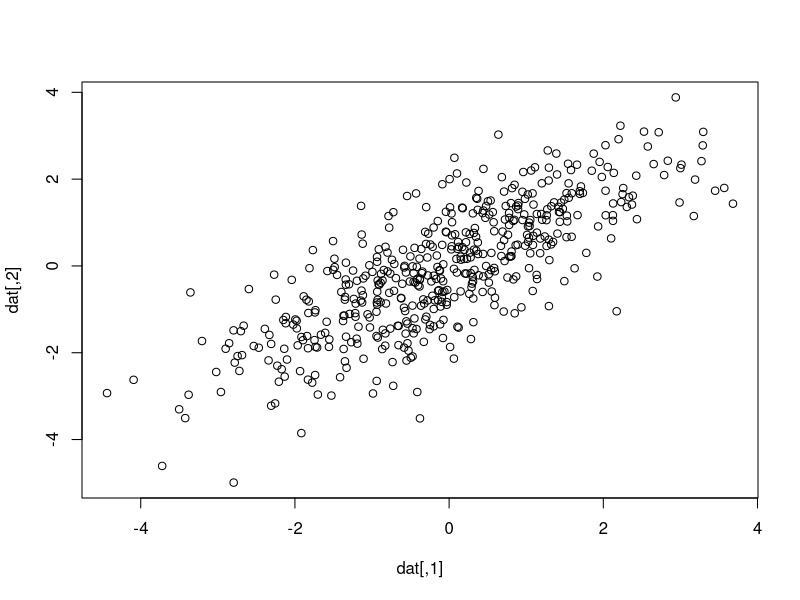
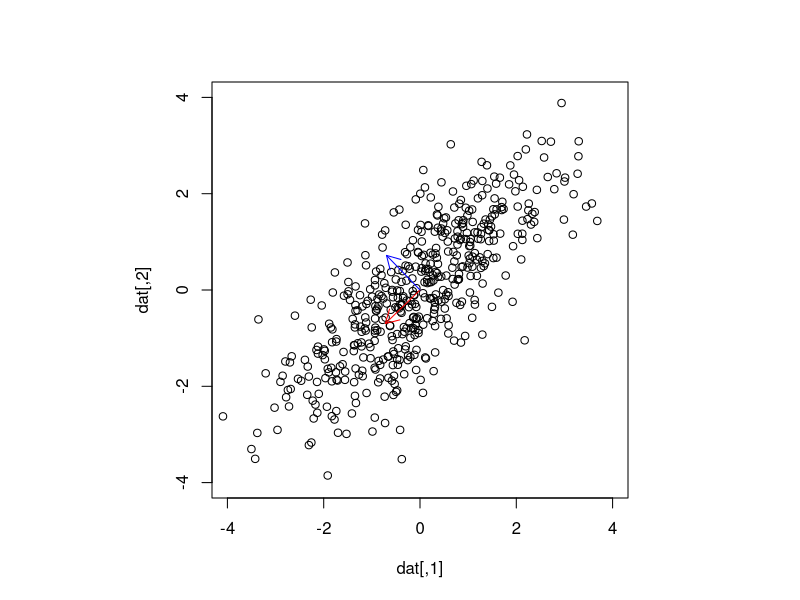
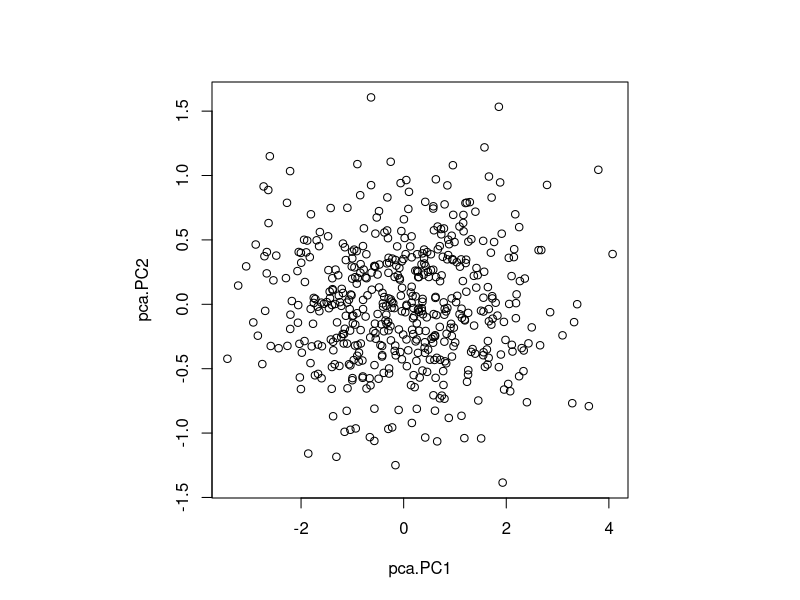
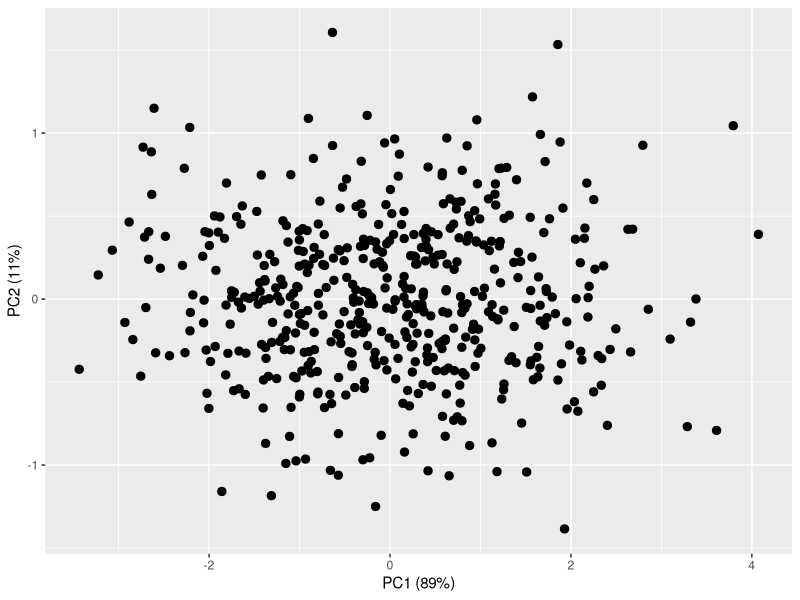
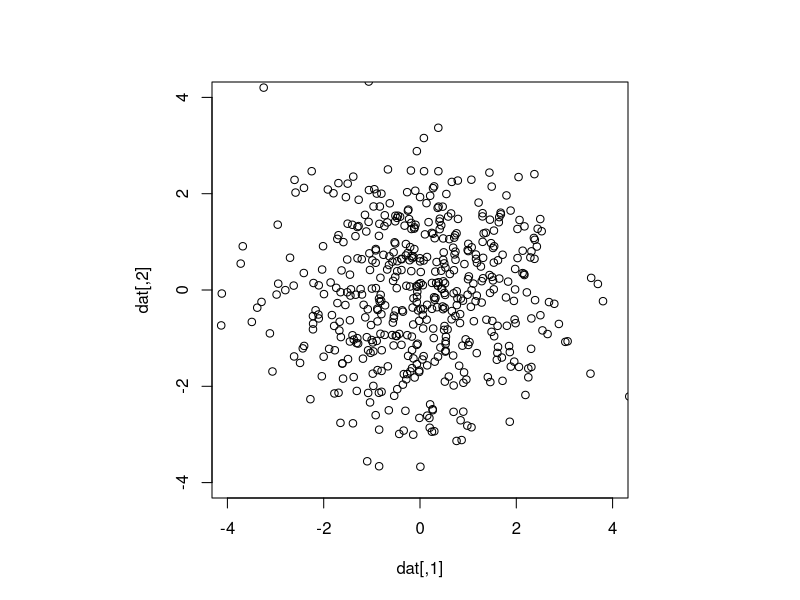
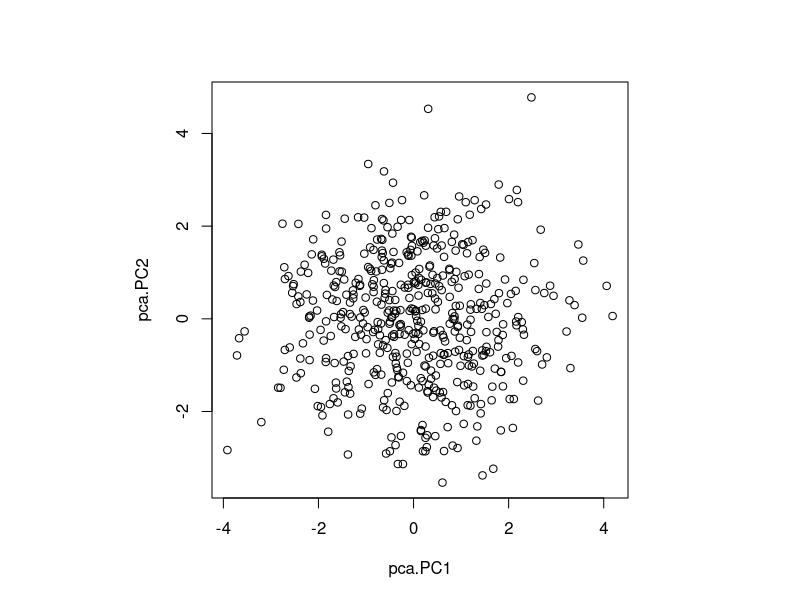
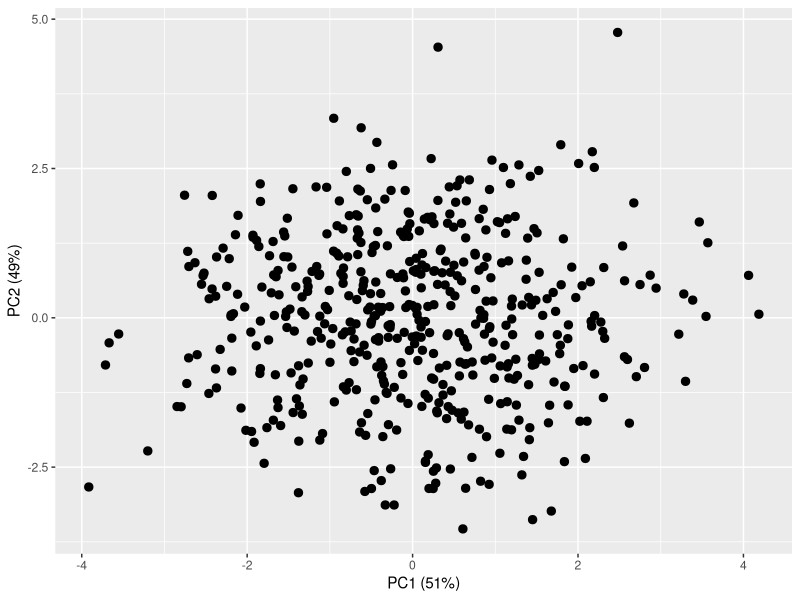
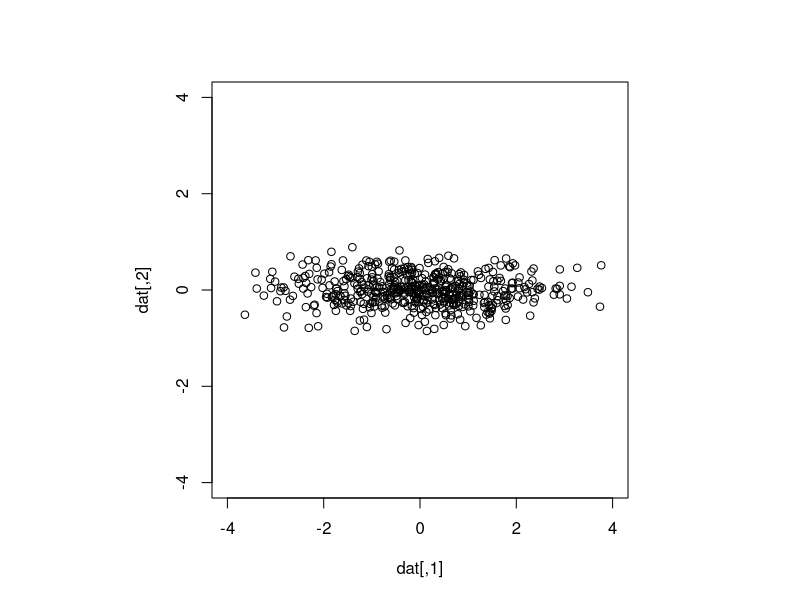

Write R code to recreate these figures, in order.
## ---- chunk 1
##knitr::opts_chunk$set(echo = TRUE)
library(ggplot2)
library(stats)
library(MASS)
library(scales)
## ---- chunk 2
set.seed(666)  ## a bad seed
dat<-mvrnorm(n = 500, mu=c(0,0), Sigma=matrix(c(2,1.5,1.5,2),nrow=2, ncol=2)) 
plot(dat)
## ---- chunk 3
#princomp(dat,cor=FALSE)
temp<-prcomp(dat)
#temp.eigen<-eigen(cov(dat))
temp  ## print the principle components.
pca<-princomp(dat, cor=FALSE)
summary(pca)   ## different output
pca$sdev^2/sum(pca$sdev^2)  ## find proportion of variance explained

## ---- chunk 4
par(pty="s")
plot(dat,ylim=c(-4,4),xlim=c(-4,4))
arrows(0, 0, -0.7185, -0.6955,length=0.15,col="red")
arrows(0, 0, -0.6955, 0.7185,length=0.15,col="blue")
       #col = par("fg"), lty = par("lty"), xpd = FALSE)


## ---- chunk 5
pca <- prcomp(dat,scale.=TRUE,center=TRUE)
pca.data = data.frame(pca = pca$x)
prop.pca <- pca$sdev^2/sum(pca$sdev^2)  ## find proportion of variance explained
plot(pca.PC2~pca.PC1,data=pca.data)  ## using base R

ggplot(pca.data) + geom_point(aes(pca.PC1, pca.PC2), size = 2.5) +
  labs(x = paste("PC1 (", percent(prop.pca[1]), ")", sep=""),
       y = paste("PC2 (", percent(prop.pca[2]), ")", sep=""))


## ---- chunk 6
set.seed(999)
dat<-mvrnorm(n = 500, mu=c(0,0), Sigma=matrix(c(2,0,0,2),nrow=2, ncol=2)) 
par(pty="s")
plot(dat,ylim=c(-4,4),xlim=c(-4,4))

pca <- prcomp(dat)
pca.data = data.frame(pca = pca$x)
prop.pca <- pca$sdev^2/sum(pca$sdev^2)  ## find proportion of variance explained
plot(pca.PC2~pca.PC1,data=pca.data)

ggplot(pca.data) + geom_point(aes(pca.PC1, pca.PC2), size = 2.5) +
  labs(x = paste("PC1 (", percent(prop.pca[1]), ")", sep=""),
       y = paste("PC2 (", percent(prop.pca[2]), ")", sep=""))

## ---- chunk 7
set.seed(123)
dat<-mvrnorm(n = 500, mu=c(0,0), Sigma=matrix(c(2,0,0,0.1),nrow=2, ncol=2)) 
par(pty="s")
plot(dat,ylim=c(-4,4),xlim=c(-4,4))

#PCA plot
pca <- prcomp(dat)#scale.=TRUE,center=TRUE
pca.data = data.frame(pca = pca$x)
prop.pca <- pca$sdev^2/sum(pca$sdev^2)  ## find proportion of variance explained
plot(pca.PC2~pca.PC1,data=pca.data)

ggplot(pca.data) + geom_point(aes(pca.PC1, pca.PC2), size = 2.5) +
  labs(x = paste("PC1 (", percent(prop.pca[1]), ")", sep=""),
       y = paste("PC2 (", percent(prop.pca[2]), ")", sep=""))

## ---- chunk 8
## make fake data, create data frame with categorical variable
set.seed(123)
dat<-mvrnorm(n = 500, mu=c(0,0), Sigma=matrix(c(2,1.5,1.5,2),nrow=2, ncol=2)) 
datf<-data.frame(x=dat[,1],y=dat[,2],catgry=NA)
## color the categories by location
datf[which(datf$x>0),]$catgry<-"A"
datf[which(datf$x<0),]$catgry<-"B"
datf$catgry <- as.factor(datf$catgry)
## see what it looks like
plot(y~x, data=datf, col=as.integer(datf$catgry))
## ---- chunk 9
pca <- prcomp(datf[,-3],  ## omit categorical variables
              center = TRUE,  ## can use if you want.
              scale. = TRUE) 

prop.pca <- pca$sdev^2/sum(pca$sdev^2)    ## percent variation explained


plot(pca, type="l") # a "scree" plot (we'll discuss later)

dataset = data.frame(grps = datf[,3], pca = pca$x)

ggplot(dataset) + geom_point(aes(pca.PC1, pca.PC2, colour = grps, shape = grps), size = 2.5) +
  labs(x = paste("PC1 (", percent(prop.pca[1]), ")", sep=""),
       y = paste("PC2 (", percent(prop.pca[2]), ")", sep=""))

#grid.arrange(p1, p2)
## ---- chunk 10
set.seed(123)
dat<-mvrnorm(n = 100, mu=c(0,0), Sigma=matrix(c(2,1.5,1.5,2),nrow=2, ncol=2)) 

datf<-data.frame(x=dat[,1],y=dat[,2],catgry=NA)
datf$catgry<-sample(c("A","B"),size=length(datf$x),replace=TRUE)
datf$catgry <- as.factor(datf$catgry)
plot(y~x, data=datf, col=as.integer(datf$catgry))
## ---- chunk 11
dat<-mvrnorm(n = 500, mu=c(0,0,0), Sigma=matrix(c(0.5,0.1,0.1,0.1,3,0.1,0.1,0.1,5),nrow=3, ncol=3))
par(pty="s")
plot(dat[,c(1,2)],ylim=c(-4,4),xlim=c(-4,4))
plot(dat[,c(1,3)],ylim=c(-4,4),xlim=c(-4,4))
plot(dat[,c(2,3)],ylim=c(-4,4),xlim=c(-4,4))


#Plotting PCA and scree plot
pca <- prcomp(dat,  ## omit categorical variables
              center = TRUE,  ## can use if you want.
              scale. = TRUE) 

prop.pca <- pca$sdev^2/sum(pca$sdev^2)    ## percent variation explained


plot(pca, type="l") # a "scree" plot (we'll discuss later)

dataset = data.frame(pca = pca$x)

ggplot(dataset) + geom_point(aes(pca.PC1, pca.PC2), size = 2.5) +
  labs(x = paste("PC1 (", percent(prop.pca[1]), ")", sep=""),
       y = paste("PC2 (", percent(prop.pca[2]), ")", sep=""))

## ---- chunk 12
data("iris")
## ---- chunk 13
ggplot(iris) + geom_point(aes(Sepal.Length, Sepal.Width, colour = Species), size = 2.5)
## ---- chunk 14
pca <- prcomp(iris[,c(1,2)],  ## omit categorical variables, can look at c(1,3), etc
              center = TRUE,  ## can use if you want.
              scale. = TRUE) 

prop.pca <- pca$sdev^2/sum(pca$sdev^2)    ## percent variation explained


plot(pca, type="l") # a "scree" plot (we'll discuss later)

dataset = data.frame(grps = iris[,5], pca = pca$x)

ggplot(dataset) + geom_point(aes(pca.PC1, pca.PC2, colour = grps), size = 2.5) +
  labs(x = paste("PC1 (", percent(prop.pca[1]), ")", sep=""),
       y = paste("PC2 (", percent(prop.pca[2]), ")", sep=""))

## ---- chunk 15
pca <- prcomp(iris[,c(-5)],  ## omit categorical variables
              center = TRUE,  ## can use if you want.
              scale. = TRUE) 

prop.pca <- pca$sdev^2/sum(pca$sdev^2)    ## percent variation explained


plot(pca, type="l") # a "scree" plot (we'll discuss later)

dataset = data.frame(grps = iris[,5], pca = pca$x)

ggplot(dataset) + geom_point(aes(pca.PC1, pca.PC2, colour = grps), size = 2.5) +
  labs(x = paste("PC1 (", percent(prop.pca[1]), ")", sep=""),
       y = paste("PC2 (", percent(prop.pca[2]), ")", sep=""))


